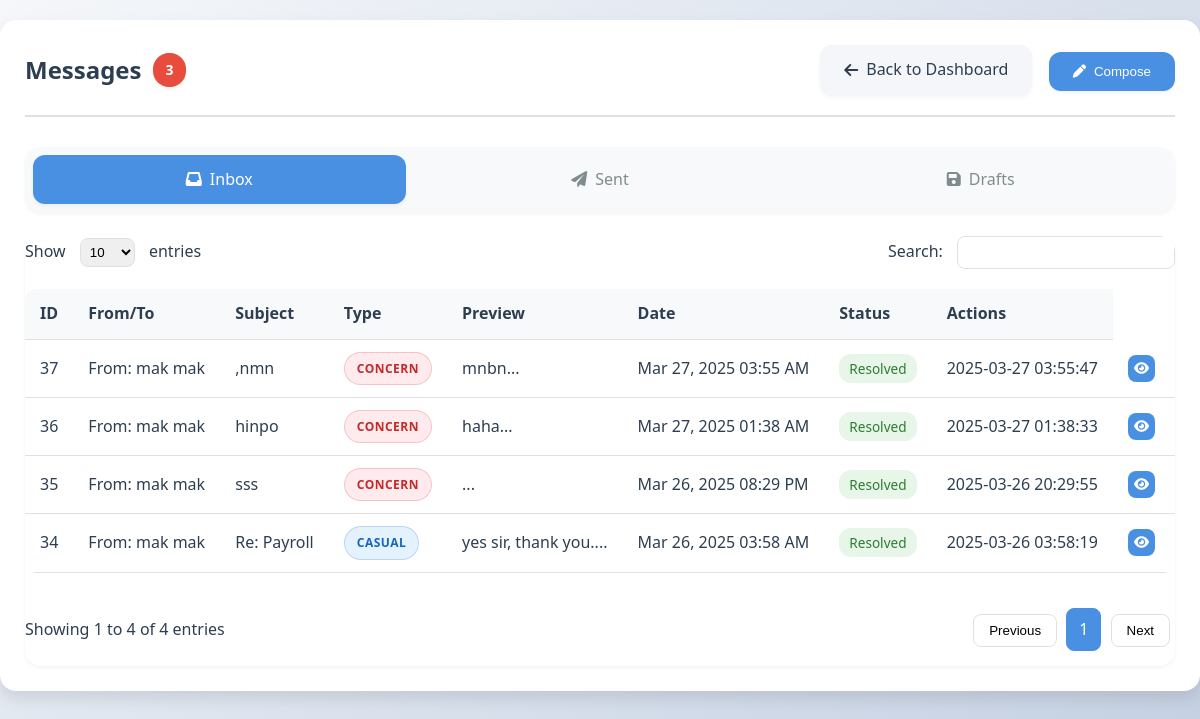
The app's page /maonani/inbox.php (signed in) with its own data.
### tables this page shows
CREATE TABLE `messages` (
  `id` int(11) NOT NULL,
  `subject` varchar(255) NOT NULL,
  `message` text NOT NULL,
  `sender_id` int(11) NOT NULL,
  `receiver_id` int(11) NOT NULL,
  `created_at` timestamp NOT NULL DEFAULT current_timestamp(),
  `is_read` tinyint(1) NOT NULL DEFAULT 0,
  `is_resolved` tinyint(1) NOT NULL DEFAULT 0,
  `parent_id` int(11) DEFAULT NULL,
  `message_type` enum('concern','reminder','casual') NOT NULL DEFAULT 'casual',
  `is_draft` tinyint(1) NOT NULL DEFAULT 0,
  `is_group` tinyint(1) NOT NULL DEFAULT 0
);

CREATE TABLE `users` (
  `id` int(11) NOT NULL,
  `first_name` varchar(100) NOT NULL,
  `last_name` varchar(100) NOT NULL,
  `middle_name` varchar(100) DEFAULT NULL,
  `username` varchar(100) NOT NULL,
  `password` varchar(255) NOT NULL,
  `role` enum('admin','staff') NOT NULL DEFAULT 'staff',
  `phone` varchar(20) DEFAULT NULL
);

### maonani/inbox.php (the view, shortened to what this page needs)
<?php
$host = "localhost";
$dbname = "accountant";
$username = "root";
$password = "";
$conn = new mysqli($host, $username, $password, $dbname);
$create_attachments_table = "CREATE TABLE IF NOT EXISTS message_attachments (
    id INT PRIMARY KEY AUTO_INCREMENT,
    message_id INT NOT NULL,
    file_name VARCHAR(255) NOT NULL,
    file_path VARCHAR(255) NOT NULL,
    file_size INT NOT NULL,
    file_type VARCHAR(100) NOT NULL,
    created_at TIMESTAMP DEFAULT CURRENT_TIMESTAMP,
    FOREIGN KEY (message_id) REFERENCES messages(id) ON DELETE CASCADE
)";
$conn->query($create_attachments_table);
$user_id = $_SESSION['user_id'];
$current_tab = isset($_GET['tab']) ? $_GET['tab'] : 'inbox';
switch ($current_tab) {
    default:
        $messages_query = "SELECT DISTINCT m.*,
                          u1.first_name as sender_first_name, u1.last_name as sender_last_name,
                          u2.first_name as receiver_first_name, u2.last_name as receiver_last_name,
                          m.message_type
                          FROM messages m
                          JOIN users u1 ON m.sender_id = u1.id
                          LEFT JOIN users u2 ON m.receiver_id = u2.id
                          LEFT JOIN message_recipients mr ON m.id = mr.message_id
                          WHERE (
                              (m.receiver_id = ? AND NOT m.is_group)
                              OR (mr.user_id = ? AND m.is_group)
                          )
                          AND m.is_draft = 0
                          ORDER BY m.created_at DESC";
        break;
}
$stmt = $conn->prepare($messages_query);
if ($current_tab === 'inbox') {
    $stmt->bind_param("ii", $user_id, $user_id);
} else {
    $stmt->bind_param("i", $user_id);
}
$stmt->execute();
$messages_result = $stmt->get_result();
$notifications_query = "SELECT COUNT(*) as count FROM notifications WHERE user_id = ? AND `read` = 0";
$notify_stmt = $conn->prepare($notifications_query);
$notify_stmt->bind_param("i", $user_id);
$notify_stmt->execute();
$notify_result = $notify_stmt->get_result();
$notify_count = $notify_result->fetch_assoc()['count'];
?>
<!DOCTYPE html>
<html lang="en">
<head>
    <link rel="stylesheet" href="https://cdnjs.cloudflare.com/ajax/libs/font-awesome/6.0.0/css/all.min.css">
</head>
<body>
    <div class="container">
        <div class="header">
            <h1>Messages <?php if ($notify_count > 0): ?><span class="notification-badge"><?php echo $notify_count; ?></span><?php endif; ?></h1>
            <div>
                <a href="dashboard.php" class="back-btn">
                    <i class="fas fa-arrow-left"></i> Back to Dashboard
                </a>
                <button class="compose-btn" onclick="showComposeForm()">
                    <i class="fas fa-pen"></i> Compose
                </button>
            </div>
        </div>
        <div class="tabs">
            <a href="?tab=inbox" class="tab <?php echo $current_tab === 'inbox' ? 'active' : ''; ?>">
                <i class="fas fa-inbox"></i> Inbox
            </a>
            <a href="?tab=sent" class="tab <?php echo $current_tab === 'sent' ? 'active' : ''; ?>">
                <i class="fas fa-paper-plane"></i> Sent
            </a>
            <a href="?tab=drafts" class="tab <?php echo $current_tab === 'drafts' ? 'active' : ''; ?>">
                <i class="fas fa-save"></i> Drafts
            </a>
        </div>
        <div class="message-list">
            <div class="table-controls">
                <div class="table-length">
                    Show
                    <select onchange="changePageSize(this.value)">
                        <option value="10">10</option>
                    </select>
                    entries
                </div>
                <div class="table-search">
                    Search: <input type="text" onkeyup="searchMessages(this.value)">
                </div>
            </div>
            <table class="messages-table">
                <thead>
                    <tr>
                        <th>ID</th>
                        <th>From/To</th>
                        <th>Subject</th>
                        <th>Type</th>
                        <th>Preview</th>
                        <th>Date</th>
                        <th>Status</th>
                        <th>Actions</th>
                    </tr>
                </thead>
                <tbody id="messageTableBody">
                    <?php if ($messages_result->num_rows > 0): ?>
                        <?php while ($message = $messages_result->fetch_assoc()): ?>
                            <tr class="<?php echo !$message['is_read'] ? 'unread' : ''; ?> <?php echo $message['is_resolved'] ? 'resolved' : ''; ?>"
                                data-message-id="<?php echo $message['id']; ?>">
                                <td><?php echo $message['id']; ?></td>
                                <td>
                                    <?php
                                    if ($current_tab === 'sent') {
                                        echo "To: " . htmlspecialchars($message['receiver_name']);
                                    } else {
                                        echo "From: " . htmlspecialchars($message['sender_first_name'] . ' ' . $message['sender_last_name']);
                                    }
                                    ?>
                                </td>
                                <td><?php echo htmlspecialchars($message['subject']); ?></td>
                                <td>
                                    <?php if (!empty($message['message_type'])): ?>
                                        <span class="badge-<?php echo strtolower(htmlspecialchars($message['message_type'])); ?>">
                                            <?php echo strtoupper(htmlspecialchars($message['message_type'])); ?>
                                        </span>
                                    <?php endif; ?>
                                </td>
                                <td><?php echo htmlspecialchars(substr($message['message'], 0, 50)) . '...'; ?></td>
                                <td><?php echo date('M d, Y h:i A', strtotime($message['created_at'])); ?></td>
                                <td>
                                    <?php if ($message['is_resolved']): ?>
                                        <span class="status-badge resolved">Resolved</span>
                                    <?php else: ?>
                                        <span class="status-badge pending">Pending</span>
                                    <?php endif; ?>
                                </td>
                                <td><?php echo date('Y-m-d H:i:s', strtotime($message['created_at'])); ?></td>
                                <td>
                                    <button class="action-btn view" onclick="viewMessage(<?php echo $message['id']; ?>, '<?php echo $current_tab; ?>')">
                                        <i class="fas fa-eye"></i>
                                    </button>
                                </td>
                            </tr>
                        <?php endwhile; ?>
                    <?php else: ?>
                        <tr>
                            <td colspan="9" class="no-data">No data available in table</td>
                        </tr>
                    <?php endif; ?>
                </tbody>
            </table>
            <div class="table-footer">
                <div class="table-info">
                    Showing <span id="startEntry">0</span> to <span id="endEntry">0</span> of <span id="totalEntries">0</span> entries
                </div>
                <div class="table-pagination">
                    <button onclick="previousPage()" class="pagination-btn">Previous</button>
                    <div id="paginationNumbers"></div>
                    <button onclick="nextPage()" class="pagination-btn">Next</button>
                </div>
            </div>
        </div>
    </div>
</body>
</html>

### maonani/inbox.php (style rules this page uses)
:root { --primary-color: #4a90e2; --primary-light: #6ba4e7; --primary-dark: #357abd; --secondary-color: #f5f6fa; --danger-color: #e74c3c; --success-color: #2ecc71; --warning-color: #f1c40f; --text-color: #2c3e50; --text-light: #7f8c8d; --border-color: #e0e0e0; --background-color: #f8f9fa; --card-background: #ffffff; --shadow-sm: 0 2px 4px rgba(0,0,0,0.05); --shadow-md: 0 4px 8px rgba(0,0,0,0.1); --shadow-lg: 0 8px 16px rgba(0,0,0,0.1); --gradient-bg: linear-gradient(135deg, #f5f7fa 0%, #c3cfe2 100%); --radius-sm: 8px; --radius-md: 12px; --radius-lg: 16px; --transition: all 0.3s ease; }
body { font-family: 'Segoe UI', system-ui, -apple-system, sans-serif; margin: 0; padding: 0; background: var(--gradient-bg); color: var(--text-color); min-height: 100vh; line-height: 1.6; }
.container { max-width: 1400px; margin: 20px auto; padding: 24px; background: var(--card-background); border-radius: var(--radius-lg); box-shadow: var(--shadow-lg); border: 1px solid rgba(255, 255, 255, 0.1); backdrop-filter: blur(10px); }
.header { display: flex; justify-content: space-between; align-items: center; margin-bottom: 30px; padding-bottom: 20px; border-bottom: 2px solid var(--border-color); }
.header h1 { margin: 0; font-size: 24px; color: var(--text-color); display: flex; align-items: center; gap: 12px; }
.notification-badge { background: var(--danger-color); color: white; padding: 6px 12px; border-radius: var(--radius-lg); font-size: 14px; font-weight: 600; box-shadow: var(--shadow-sm); }
.back-btn, .compose-btn { padding: 12px 24px; border-radius: var(--radius-md); text-decoration: none; display: inline-flex; align-items: center; gap: 8px; font-weight: 500; transition: var(--transition); cursor: pointer; border: none; box-shadow: var(--shadow-sm); }
.back-btn { background: var(--secondary-color); color: var(--text-color); margin-right: 12px; }
.compose-btn { background: var(--primary-color); color: white; }
.tabs { display: flex; margin-bottom: 24px; background: var(--background-color); padding: 8px; border-radius: var(--radius-lg); box-shadow: var(--shadow-sm); gap: 8px; }
.tab { padding: 12px 24px; cursor: pointer; border-radius: var(--radius-md); transition: var(--transition); color: var(--text-light); text-decoration: none; font-weight: 500; flex: 1; text-align: center; display: flex; align-items: center; justify-content: center; gap: 8px; }
.tab.active { background: var(--primary-color); color: white; box-shadow: var(--shadow-sm); }
.message-list { background: var(--card-background); border-radius: var(--radius-lg); overflow: hidden; box-shadow: var(--shadow-sm); }
.badge-concern, .badge-reminder, .badge-casual { display: inline-flex; align-items: center; gap: 6px; padding: 6px 12px; border-radius: 20px; font-size: 0.75rem; font-weight: 600; letter-spacing: 0.5px; }
.badge-concern { background-color: #ffebee; color: #c62828; border: 1px solid rgba(198, 40, 40, 0.2); }
.badge-casual { background-color: #e3f2fd; color: #1565c0; border: 1px solid rgba(21, 101, 192, 0.2); }
.table-controls { display: flex; justify-content: space-between; margin-bottom: 20px; align-items: center; }
.table-length select { margin: 0 10px; padding: 5px; border-radius: var(--radius-sm); border: 1px solid var(--border-color); }
.table-search input { padding: 8px; border-radius: var(--radius-sm); border: 1px solid var(--border-color); margin-left: 10px; width: 200px; }
.messages-table { width: 100%; border-collapse: collapse; background: white; border-radius: var(--radius-md); overflow: hidden; }
.messages-table th, .messages-table td { padding: 12px 15px; text-align: left; border-bottom: 1px solid var(--border-color); }
.messages-table th { background: var(--background-color); font-weight: 600; color: var(--text-color); }
.status-badge { padding: 5px 10px; border-radius: 12px; font-size: 0.85rem; font-weight: 500; }
.status-badge.resolved { background: #e8f5e9; color: #2e7d32; }
.action-btn { padding: 6px; border: none; border-radius: var(--radius-sm); cursor: pointer; margin-right: 5px; transition: var(--transition); }
.action-btn.view { background: var(--primary-color); color: white; }
.table-footer { display: flex; justify-content: space-between; align-items: center; margin-top: 20px; padding: 15px 0; }
.pagination-btn { padding: 8px 15px; border: 1px solid var(--border-color); background: white; border-radius: var(--radius-sm); cursor: pointer; margin: 0 5px; transition: var(--transition); }
#paginationNumbers { display: inline-flex; gap: 5px; }

### records on screen
messages: id "37", sender.last_name "mak mak", subject ",nmn", message_type "CONCERN", message "mnbn", created_at "Mar 27, 2025 03:55 AM", is_resolved "Resolved", created_at "2025-03-27 03:55:47"
messages: id "36", sender.last_name "mak mak", subject "hinpo", message_type "CONCERN", message "haha", created_at "Mar 27, 2025 01:38 AM", is_resolved "Resolved", created_at "2025-03-27 01:38:33"
messages: id "35", sender.last_name "mak mak", subject "sss", message_type "CONCERN", created_at "Mar 26, 2025 08:29 PM", is_resolved "Resolved", created_at "2025-03-26 20:29:55"
messages: id "34", sender.last_name "mak mak", subject "Re: Payroll", message_type "CASUAL", message "yes sir, thank you.", created_at "Mar 26, 2025 03:58 AM", is_resolved "Resolved", created_at "2025-03-26 03:58:19"

### other values on screen
$notify_count "3"
